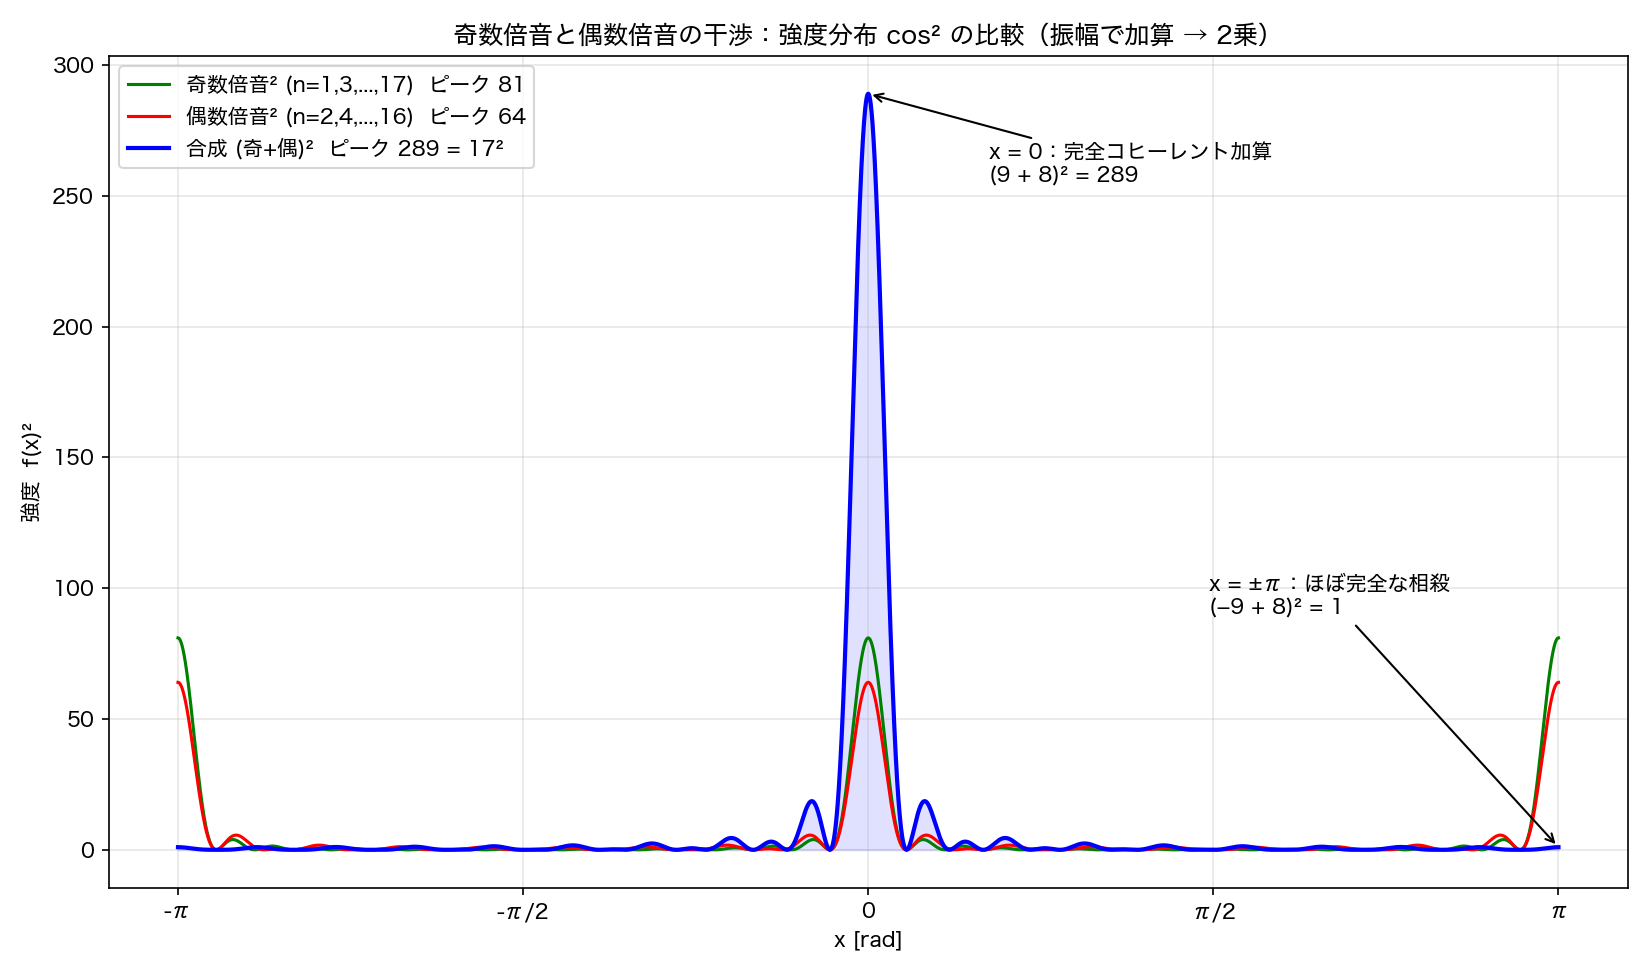

Python code for this plot:
#!/usr/bin/env python3
"""
奇数倍音と偶数倍音の干渉デモ（cos²・強度分布の重ね描き）。

f_odd(x)  = Σ cos(nx)  (n = 1, 3, ..., 17;  9成分)   → 強度ピーク 81  （x = 0, ±π）
f_even(x) = Σ cos(nx)  (n = 2, 4, ..., 16;  8成分)   → 強度ピーク 64  （x = 0, ±π）
f_sum(x)  = f_odd + f_even = Σ_{n=1}^{17} cos(nx)     → 強度ピーク 289 = 17²（x = 0 のみ）

振幅レベルで足すと、x = 0 では 9 + 8 = 17 の完全コヒーレント加算、
x = ±π では −9 + 8 = −1 のほぼ完全な相殺が起きる。
偶数倍音が作った π 周期の「複製ピーク」を奇数倍音が消し、局在は x = 0 に一意化される。

出力: odd_even_interference_cos_squared.svg / .png（本スクリプトと同じフォルダ）
"""

import os

import matplotlib
matplotlib.use("Agg")
import matplotlib.pyplot as plt
import numpy as np

# macOS の日本語フォント
plt.rcParams["font.family"] = "Hiragino Sans"
plt.rcParams["axes.unicode_minus"] = False

OUT_DIR = os.path.dirname(os.path.abspath(__file__))
N_MAX = 17

x = np.linspace(-np.pi, np.pi, 8000)
odd_orders = np.arange(1, N_MAX + 1, 2)   # 1, 3, ..., 17（9成分）
even_orders = np.arange(2, N_MAX + 1, 2)  # 2, 4, ..., 16（8成分）

f_odd = np.sum([np.cos(n * x) for n in odd_orders], axis=0)
f_even = np.sum([np.cos(n * x) for n in even_orders], axis=0)
f_sum = f_odd + f_even  # 振幅で足してから2乗する（干渉）

I_odd, I_even, I_sum = f_odd**2, f_even**2, f_sum**2

fig, ax = plt.subplots(figsize=(11, 6.5))

ax.plot(x, I_odd, lw=1.5, color="green",
        label=f"奇数倍音² (n=1,3,...,17)  ピーク {I_odd.max():.0f}")
ax.plot(x, I_even, lw=1.5, color="red",
        label=f"偶数倍音² (n=2,4,...,16)  ピーク {I_even.max():.0f}")
ax.plot(x, I_sum, lw=2.0, color="blue",
        label=f"合成 (奇+偶)²  ピーク {I_sum.max():.0f} = 17²")
ax.fill_between(x, I_sum, alpha=0.12, color="blue")

ax.annotate("x = 0：完全コヒーレント加算\n(9 + 8)² = 289",
            xy=(0, I_sum.max()), xytext=(0.55, 255),
            arrowprops=dict(arrowstyle="->", color="black"))
ax.annotate("x = ±π：ほぼ完全な相殺\n(−9 + 8)² = 1",
            xy=(np.pi, 1), xytext=(1.55, 90),
            arrowprops=dict(arrowstyle="->", color="black"))

ax.set_xlabel("x [rad]")
ax.set_ylabel("強度  f(x)²")
ax.set_title("奇数倍音と偶数倍音の干渉：強度分布 cos² の比較（振幅で加算 → 2乗）")
ax.set_xticks(np.arange(-np.pi, 1.1 * np.pi, np.pi / 2))
ax.set_xticklabels(["-π", "-π/2", "0", "π/2", "π"])
ax.grid(alpha=0.3)
ax.legend(loc="upper left", fontsize=10)

fig.tight_layout()

for ext in ("svg", "png"):
    path = os.path.join(OUT_DIR, f"odd_even_interference_cos_squared.{ext}")
    fig.savefig(path, dpi=150)
    print(f"saved: {path}")

# 数値確認
i0 = np.argmin(np.abs(x))
ipi = len(x) - 1
print(f"x=0 : f_odd={f_odd[i0]:.3f}, f_even={f_even[i0]:.3f}, "
      f"f_sum={f_sum[i0]:.3f}, I_sum={I_sum[i0]:.3f}")
print(f"x=π : f_odd={f_odd[ipi]:.3f}, f_even={f_even[ipi]:.3f}, "
      f"f_sum={f_sum[ipi]:.3f}, I_sum={I_sum[ipi]:.3f}")
